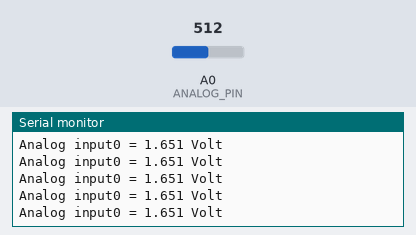
A sketch run on a simulated Arduino Uno, built with avr-gcc and run on an emulated ATmega328P. Parts: the last lines printed to the serial monitor. Inputs (shaded band) come from the test bench; at power-on: A0 (ANALOG_PIN) = 512.

Above: at 1.2 s.
1.3 s: A0 (ANALOG_PIN) set to 323
At 1.56 s:
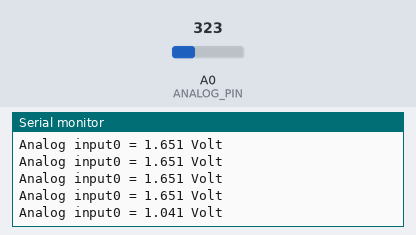
2.8 s: A0 (ANALOG_PIN) set to 301
At 2.96 s:
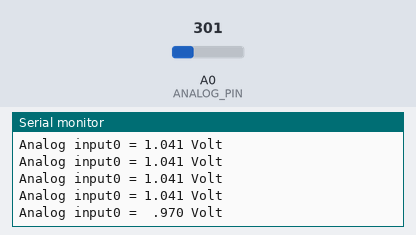

The sketch:

AWiFi_AnalogTest02.ino
```cpp
#include <stdio.h>      // include file stdio.h for function sprintf()
#define ANALOG_PIN A0   // Analog input at pin An 0.
int analogValue = 0;    // variable to store analog value

void setup()
{
  Serial.begin(115200);   // set serial port at 9600 bps
}

void loop()
{
  char str[5];                            // Declare string variable
  int temp;                               // Temporary variable.
  analogValue = analogRead(ANALOG_PIN);   // Read analog input at pin An 0.
  temp = analogValue * 3.3 / 1023 * 1000; // convert to volt and scale *1000
  sprintf(str, "%4d", temp);              // convert interger to string
  Serial.print("Analog input0 = ");       // print string
  Serial.print(str[0]);                   // print voltage in first digit
  Serial.print(".");
  if (str[1] == ' ') Serial.print("0");
  else  Serial.print(str[1]);             // print voltage in 3rd digit (0.1 volt)
  if (str[2] == ' ') Serial.print("0");
  else  Serial.print(str[2]);             // print voltage in 4th digit (0.01 volt)
  Serial.print(str[3]);                   // print voltage in 5th digit (0.001 volt)
  Serial.println(" Volt");
  delay(200);                             // wait 0.2 second
}
```

Measured:
- the behaviour switches between 310 and 309 on A0 (ANALOG_PIN) (found by bisection; images 1 and 2)
- after the input at 1.3 s, the serial monitor: prints a new line after 0.10 s (image 1)
- after the input at 2.8 s, the serial monitor: prints a new line at once (image 2)
